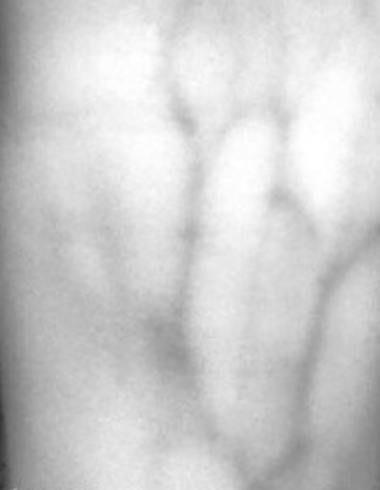
#> input picture fake_images/Screen Shot 2019-08-22 at 11.37.45 AM.png, 380 x 490 px
$ python thresholding_step_2.py
#> lines starting #> are read from the running program, lines starting #| are printed output that depends on the picture; after the words box and inside, x2 and y2 are one past the last pixel; in counts of white or black regions, pixels touching at a corner belong together
import cv2
import numpy as np
from matplotlib import pyplot as plt
import time

img = cv2.imread('fake_images/Screen Shot 2019-08-22 at 11.37.45 AM.png',0)
#> img is the input picture: shape (490, 380); min 47, max 255, mean 205.3
img = cv2.medianBlur(img,5)

THRESHOLD = 25

#plt.ion()
ret,th1 = cv2.threshold(img,160,255,cv2.THRESH_BINARY)
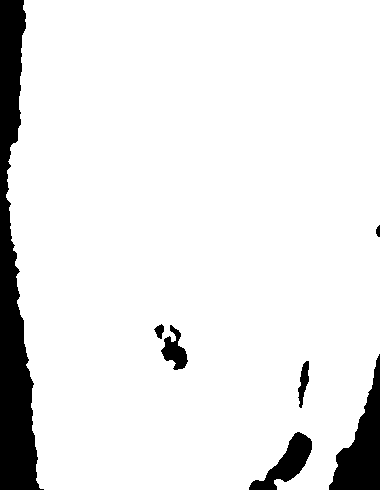
#> th1: shape (490, 380); 91.2% white; 7 black regions, largest, box (x1, y1, x2, y2) and area: (0, 0, 44, 490) 10728, (329, 354, 380, 490) 3212, (249, 432, 312, 490) 1425
th2 = cv2.adaptiveThreshold(img,255,cv2.ADAPTIVE_THRESH_MEAN_C,\
            cv2.THRESH_BINARY,THRESHOLD,2)
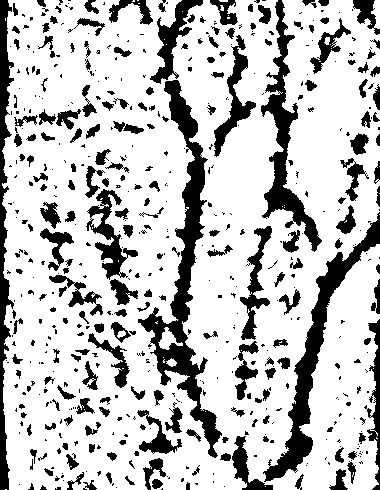
#> th2: shape (490, 380); 76.2% white; 555 black regions (348 under 20 px), largest, box (x1, y1, x2, y2) and area: (138, 80, 222, 458) 6659, (263, 212, 380, 482) 4584, (261, 0, 322, 252) 3592
th3 = cv2.adaptiveThreshold(img,255,cv2.ADAPTIVE_THRESH_GAUSSIAN_C,\
            cv2.THRESH_BINARY,THRESHOLD,2)
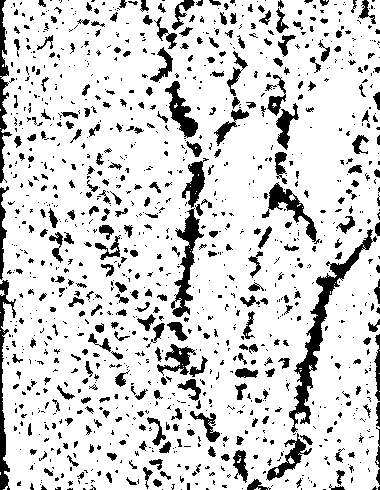
#> th3: shape (490, 380); 83.6% white; 1174 black regions (861 under 20 px), largest, box (x1, y1, x2, y2) and area: (289, 229, 377, 433) 2346, (171, 208, 204, 317) 1160, (0, 280, 16, 490) 992

titles = ['Original Image', 'Global Thresholding (v = 127)',
            'Adaptive Mean Thresholding', 'Adaptive Gaussian Thresholding']
images = [img, th1, th2, th3]

for i in range(0, 4):
    plt.subplot(2,2,i+1),plt.imshow(images[i],'gray')
    plt.pause(0.0001)
    plt.title(titles[i])
    plt.pause(0.0001)
    plt.xticks([]),plt.yticks([])
    plt.pause(0.0001)
#> this loop made 4 passes
#> pass 2, `plt.pause(0.0001)`:
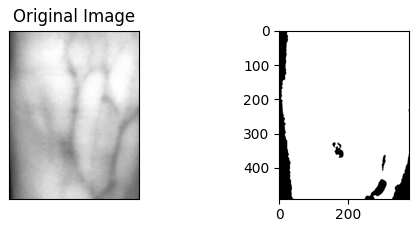
#> figure drawn by matplotlib, 2 panels
plt.show()
#time.sleep(1)
#plt.clf()

$ run again, with fake_images/Screen Shot 2019-08-22 at 10.27.02 AM.png copied over fake_images/Screen Shot 2019-08-22 at 11.37.45 AM.png
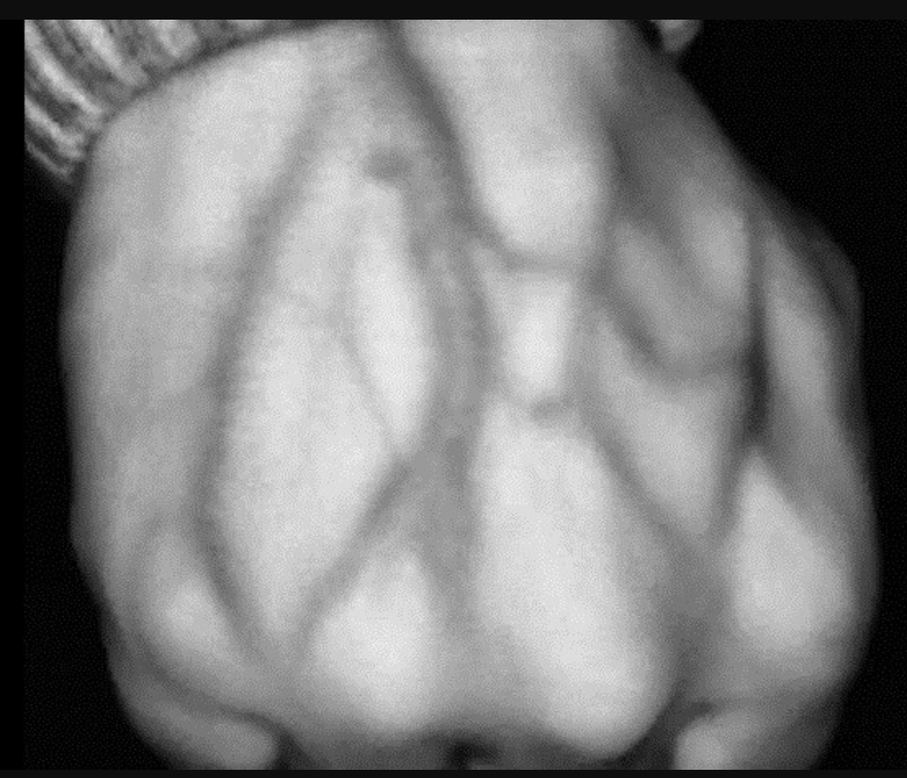
#> input picture fake_images/Screen Shot 2019-08-22 at 10.27.02 AM.png, 907 x 778 px, shrunk from 1108 x 950 before the run
#> `ret,th1 = cv2.threshold(img,160,255,cv2.THRESH_BINARY)`:
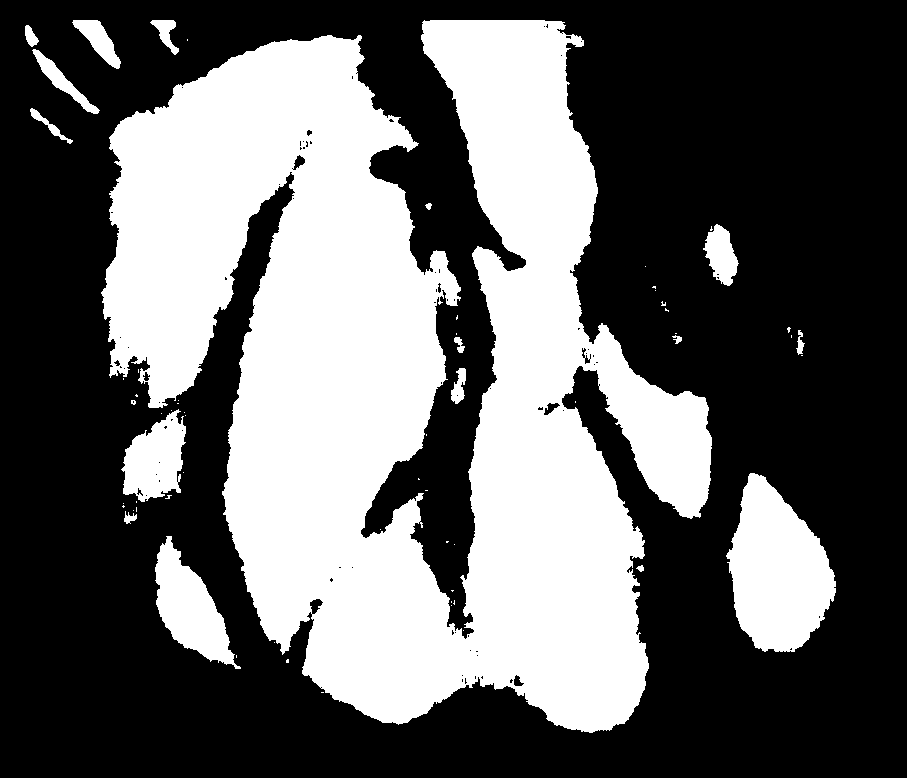
#> th1: shape (778, 907); 38.8% white; 63 white regions (46 under 20 px), largest, box (x1, y1, x2, y2) and area: (101, 20, 712, 733) 246654, (726, 473, 836, 652) 12954, (155, 536, 241, 669) 5231
#> th2: shape (778, 907); 70.9% white; 3119 black regions (2519 under 20 px), largest, box (x1, y1, x2, y2) and area: (0, 7, 907, 778) 61920, (377, 29, 575, 655) 16822, (562, 72, 731, 597) 15914
#> th3: shape (778, 907); 77.8% white; 6249 black regions (5106 under 20 px), largest, box (x1, y1, x2, y2) and area: (0, 10, 774, 770) 24669, (125, 216, 907, 778) 12574, (697, 197, 771, 552) 5138
#> the loop `for i in range(0, 4):` made 4 passes
#> pass 2, `plt.pause(0.0001)`:
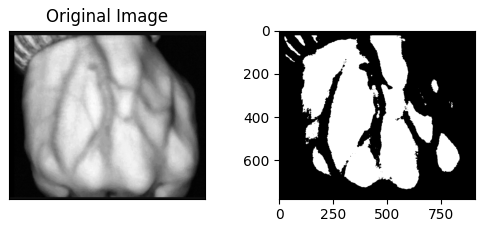
#> figure drawn by matplotlib, 2 panels

$ run again, with fake_images/Screen Shot 2019-08-22 at 11.06.38 AM.png copied over fake_images/Screen Shot 2019-08-22 at 11.37.45 AM.png
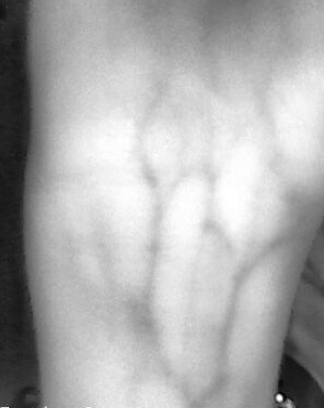
#> input picture fake_images/Screen Shot 2019-08-22 at 11.06.38 AM.png, 324 x 408 px
#> `ret,th1 = cv2.threshold(img,160,255,cv2.THRESH_BINARY)`:
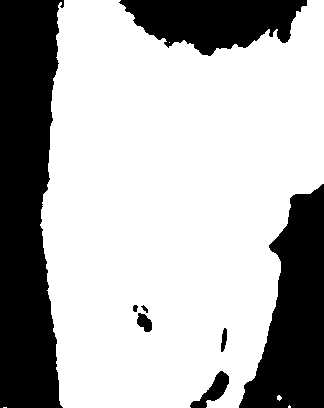
#> th1: shape (408, 324); 69.5% white; 8 black regions, largest, box (x1, y1, x2, y2) and area: (0, 0, 64, 408) 21084, (239, 184, 324, 408) 11459, (119, 0, 307, 56) 6907
#> th2: shape (408, 324); 71.6% white; 304 black regions (218 under 20 px), largest, box (x1, y1, x2, y2) and area: (122, 70, 324, 408) 9016, (0, 0, 42, 408) 7337, (272, 215, 324, 408) 3162
#> th3: shape (408, 324); 79.6% white; 836 black regions (686 under 20 px), largest, box (x1, y1, x2, y2) and area: (0, 0, 42, 408) 5285, (122, 152, 178, 379) 2397, (272, 216, 324, 408) 2302
#> the loop `for i in range(0, 4):` made 4 passes
#> pass 2, `plt.pause(0.0001)`:
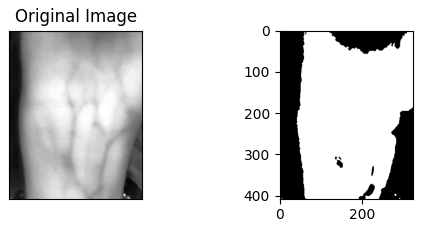
#> figure drawn by matplotlib, 2 panels
